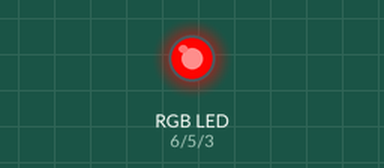
This sketch was run on a simulated Arduino Uno, built with avr-gcc and run on an emulated ATmega328P. Parts: an RGB LED mixed from three pins (HIGH = lit). Dim RGB values are drawn brighter than linear.

Above: at 0.15 s.
At 4.95 s:
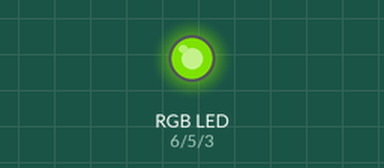
At 10.05 s:
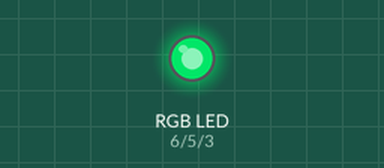
At 19.96 s:
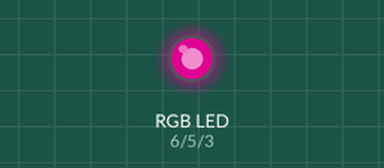
At 29.86 s:
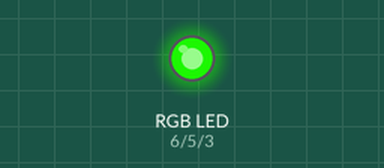
At 39.77 s:
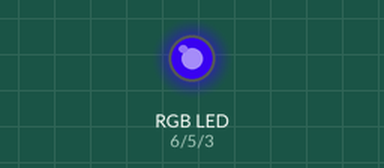
Timing chart, 0 to 40.0 s (numbered marks = the images above):
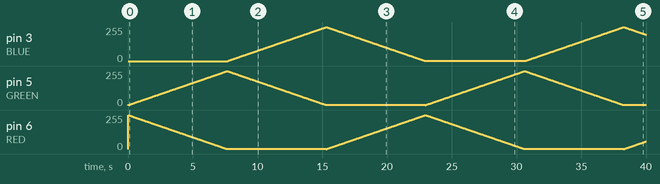

The sketch:

RGB.ino
```cpp
// Define pins
#define RED 6
#define GREEN 5
#define BLUE 3
#define delayTime 30


void setup() {
  pinMode(RED, OUTPUT);
  pinMode(GREEN, OUTPUT);
  pinMode(BLUE, OUTPUT);
  digitalWrite(RED, HIGH);
  digitalWrite(GREEN, LOW);
  digitalWrite(BLUE, LOW);
}

void fade(int curPin, int newPin) {
  for (int i = 0; i < 255; i++) {
    analogWrite(curPin, 255 - i);
    analogWrite(newPin, i);
    delay(delayTime);
  }
}

void loop() {
  fade(RED, GREEN);
  fade(GREEN, BLUE);
  fade(BLUE, RED);
}
```
